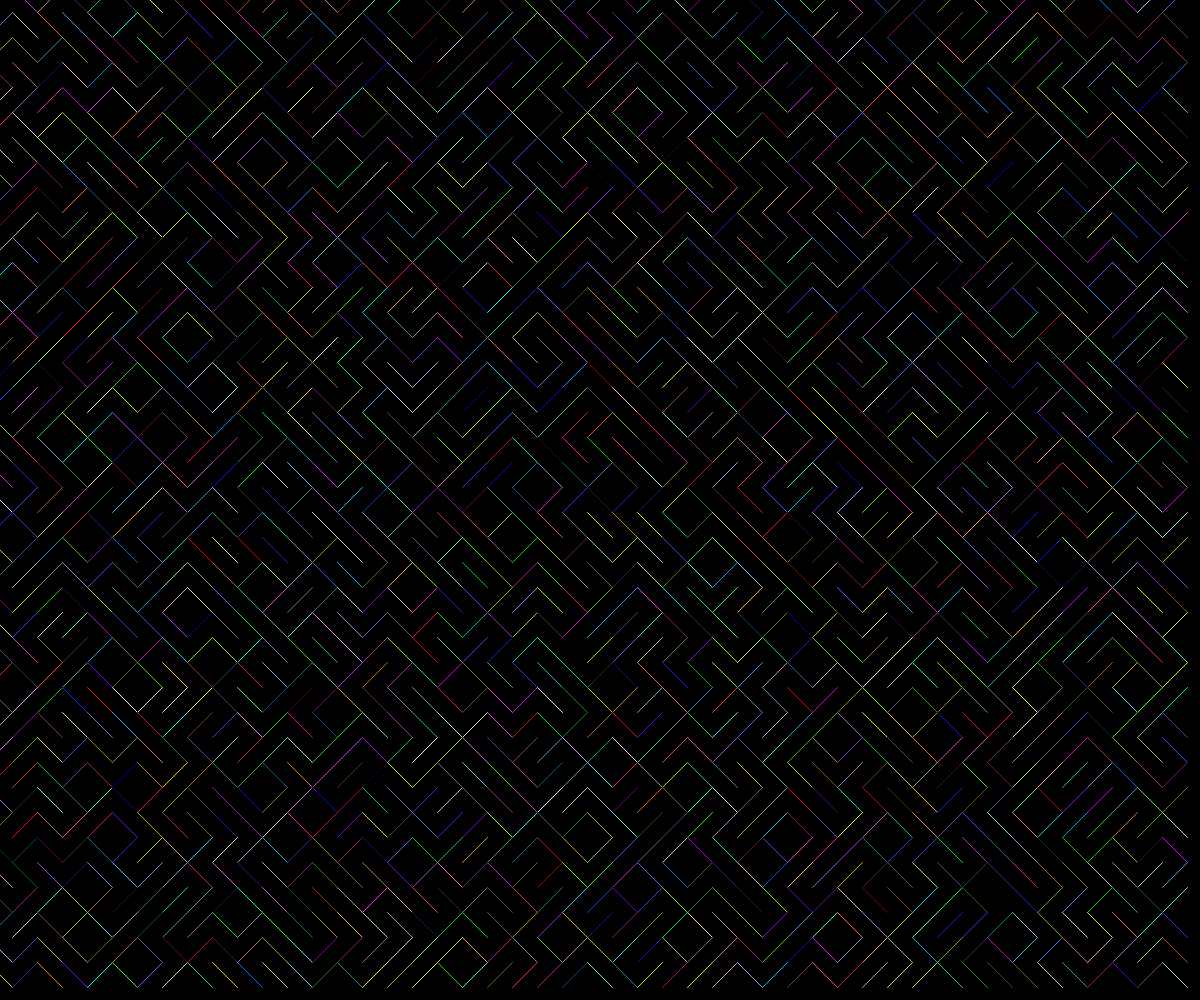
Frame 1 (no input)
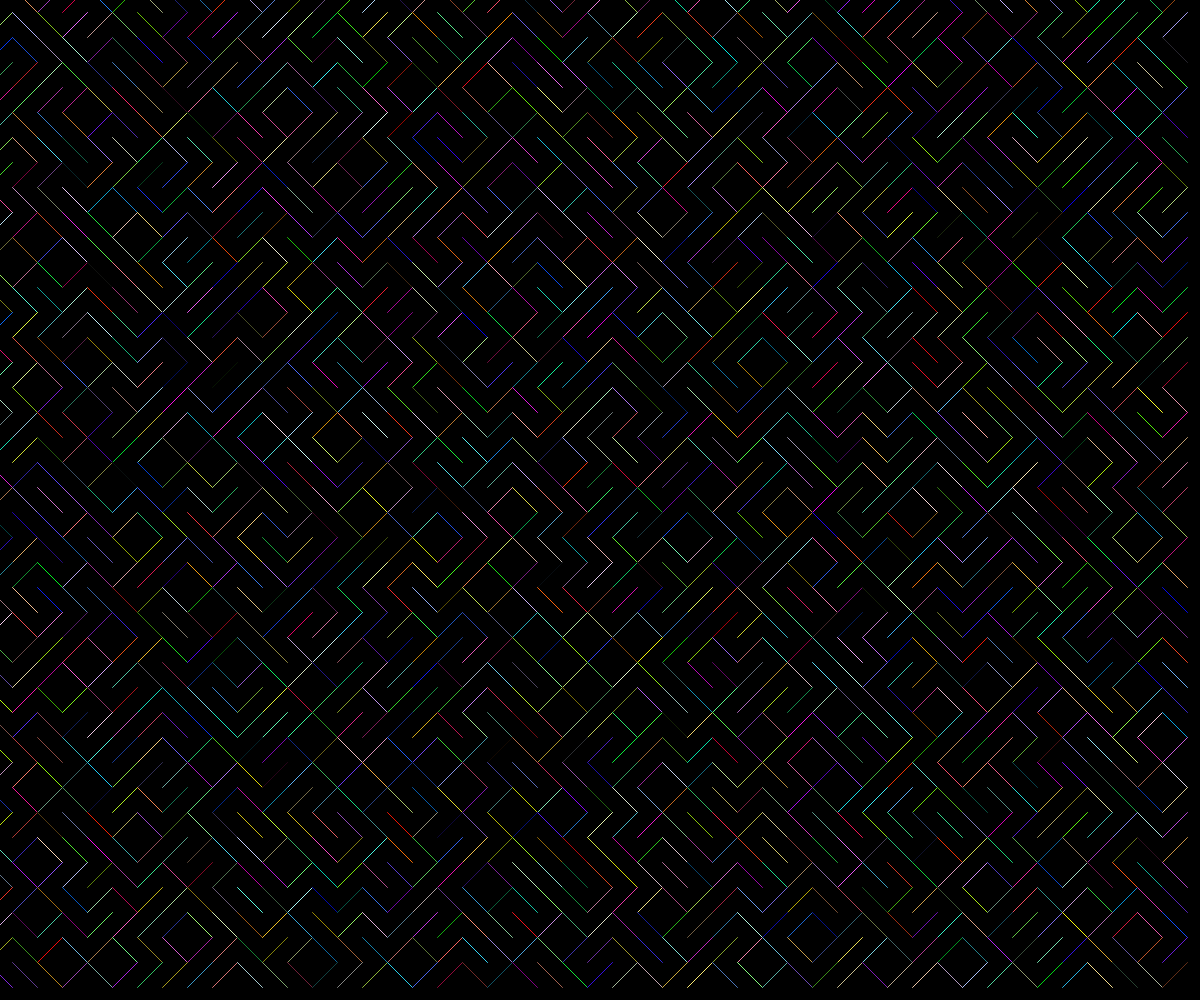
Frame 60 (no input)
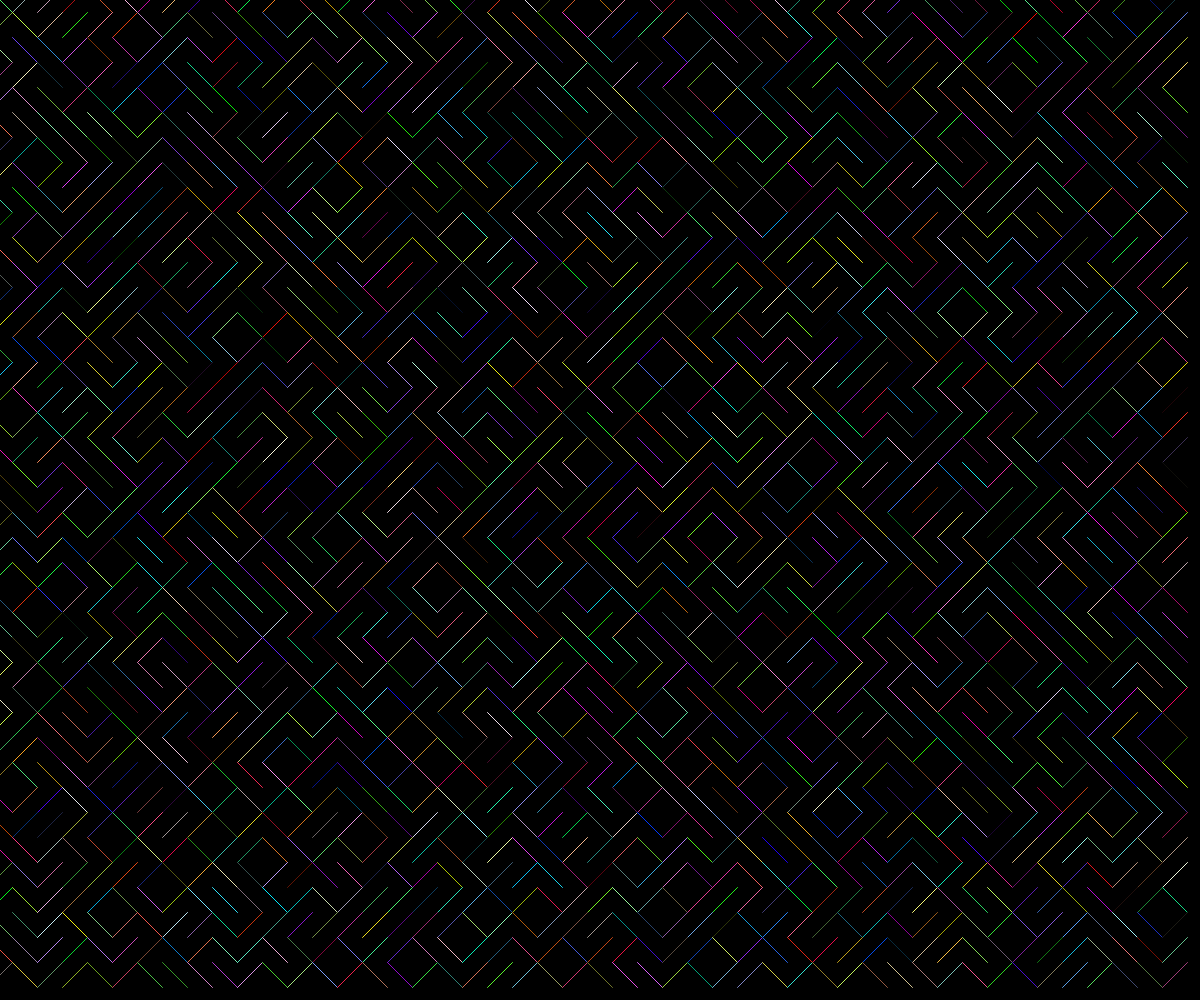
Frame 120 (the mouse pressed at the canvas centre since frame 60)

The p5.js sketch that drew these frames (run headless with seeded random() and noise() and a simulated clock; from frame 60 on, the mouse is pressed at the canvas centre):

// p5.js sketch
// ── sketch.js
// Generative Art
// Albert Auer
// Oct 4, 2024
//
// Extra for Experts:
// - describe what you did to take this project "above and beyond"



const TILE_SIZE = 25;

function setup() {
  createCanvas(windowWidth, windowHeight);
}

function draw() {
  background(0);
  let tileArray = [];
  for (let y=0;y<height;y+=TILE_SIZE) {
    for (let x=0;x<width;x+=TILE_SIZE) {
      let someTile = spawnTile(x,y);
      tileArray.push(someTile);
    }
  }
  // display tile
  for (let myTile of tileArray) {
    fill(random(255),random(255),random(255));
    stroke(random(255),random(255),random(255));
    line(myTile.x1,myTile.y1,myTile.x2,myTile.y2);
  }
}

function spawnTile(x,y) {
  let tile;
  let choice = random(100);
  if (choice < 50) {
  // negative slope
    tile = {
      x1: x-TILE_SIZE/2,
      y1: y-TILE_SIZE/2,
      x2: x+TILE_SIZE/2,
      y2: y+TILE_SIZE/2,
    };
  }
  else {
  // negative slope
    tile = {
      x1: x-TILE_SIZE/2,
      y1: y+TILE_SIZE/2,
      x2: x+TILE_SIZE/2,
      y2: y-TILE_SIZE/2,
    };
  }
  return tile;
}
